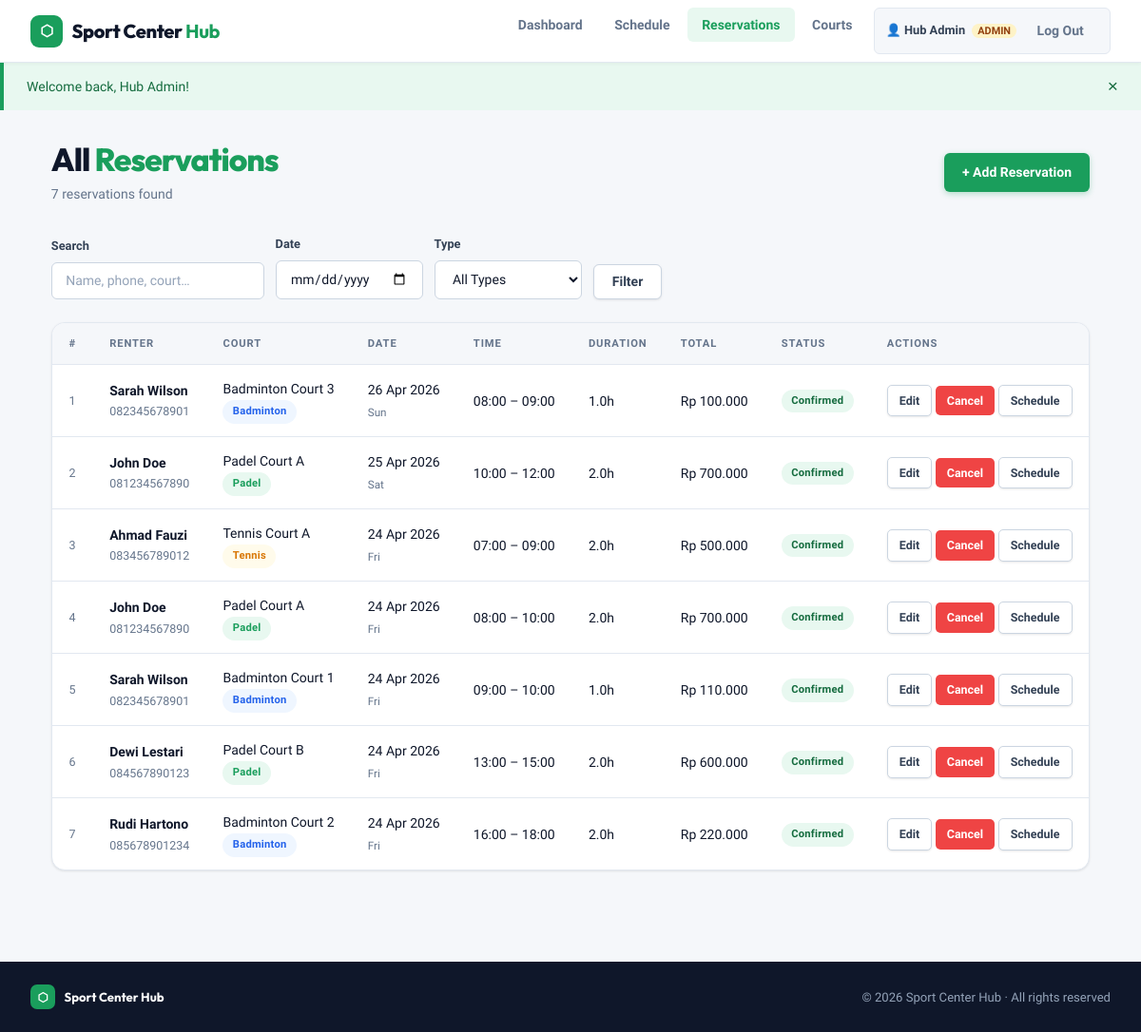
/reservations.php (signed in), run on the app's committed database.
### tables this page shows
CREATE TABLE IF NOT EXISTS reservations (
  id             INT AUTO_INCREMENT PRIMARY KEY,
  court_id       INT NOT NULL,
  user_id        INT NULL,
  renter_name    VARCHAR(150) NOT NULL,
  renter_phone   VARCHAR(20),
  booking_date   DATE NOT NULL,
  start_time     TIME NOT NULL,
  end_time       TIME NOT NULL,
  total_price    DECIMAL(12,2),
  status         ENUM('confirmed','cancelled') DEFAULT 'confirmed',
  notes          TEXT,
  created_at     TIMESTAMP DEFAULT CURRENT_TIMESTAMP,
  FOREIGN KEY (court_id) REFERENCES courts(id) ON DELETE CASCADE,
  FOREIGN KEY (user_id)  REFERENCES users(id) ON DELETE SET NULL,
  INDEX idx_court_date (court_id, booking_date)
);

CREATE TABLE IF NOT EXISTS courts (
  id             INT AUTO_INCREMENT PRIMARY KEY,
  name           VARCHAR(100) NOT NULL,
  type           ENUM('Padel','Badminton','Tennis') NOT NULL,
  price_per_hour DECIMAL(10,2) NOT NULL,
  description    TEXT,
  status         ENUM('active','inactive') DEFAULT 'active',
  created_at     TIMESTAMP DEFAULT CURRENT_TIMESTAMP
);

### reservations.php (the view, shortened to what this page needs)
<?php
$db     = getDB();
$action = $_GET['action'] ?? 'list';
$courts      = $db->query("SELECT * FROM courts WHERE status='active' ORDER BY type,name")->fetchAll();
$courtPrices = array_column($courts, 'price_per_hour', 'id');
$editRes = null;
$pre = [
    'court_id'    => (int)($_GET['court_id']    ?? ($editRes['court_id']    ?? 0)),
    'booking_date'=> $_GET['booking_date']       ?? ($editRes['booking_date'] ?? date('Y-m-d')),
    'start_time'  => $_GET['start_time']         ?? ($editRes['start_time']  ?? ''),
    'end_time'    => $_GET['end_time']            ?? ($editRes['end_time']    ?? ''),
    'renter_name' => $_POST['renter_name']        ?? ($editRes['renter_name'] ?? ''),
    'renter_phone'=> $_POST['renter_phone']       ?? ($editRes['renter_phone']?? ''),
    'notes'       => $_POST['notes']              ?? ($editRes['notes']       ?? ''),
];
$search     = trim($_GET['search']      ?? '');
$filterDate = trim($_GET['filter_date'] ?? '');
$listPage   = max(1,(int)($_GET['p'] ?? 1));
$perPage    = 15;
$offset     = ($listPage-1)*$perPage;
$where  = "WHERE r.status != 'deleted'";
$params = [];
$cntStmt = $db->prepare("SELECT COUNT(*) FROM reservations r JOIN courts c ON c.id=r.court_id $where");
$cntStmt->execute($params);
$totalRows  = (int)$cntStmt->fetchColumn();
$listStmt = $db->prepare("SELECT r.*,c.name AS court_name,c.type AS court_type,TIMESTAMPDIFF(MINUTE,r.start_time,r.end_time)/60 AS duration_hours FROM reservations r JOIN courts c ON c.id=r.court_id $where ORDER BY r.booking_date DESC,r.start_time ASC LIMIT $perPage OFFSET $offset");
$listStmt->execute($params);
$reservations = $listStmt->fetchAll();
$isForm     = in_array($action,['new','edit']);
include 'includes/header.php';
?>
<?php if ($isForm): ?>
<div class="page-header">
  <div>
    <h1><?= $editRes ? 'Edit <span>Reservation</span>' : 'Add <span>Reservation</span>' ?></h1>
    <p><?= $editRes ? 'Update the booking details below' : 'Create a new court booking' ?></p>
  </div>
  <a href="reservations.php" class="btn btn-secondary">← Back</a>
</div>
<?php if (!empty($errors)): ?>
  <div class="flash flash--error" style="margin-bottom:1.5rem;border-radius:var(--radius-sm);flex-direction:column;align-items:flex-start;gap:.3rem;">
    <?php foreach($errors as $e): ?><span>⚠ <?= htmlspecialchars($e) ?></span><?php endforeach; ?>
  </div>
<?php endif; ?>
<script id="court-prices-data" type="application/json"><?= json_encode($courtPrices) ?></script>
<div class="form-card">
  <form id="reservation-form" method="POST"
        action="reservations.php?action=<?= $editRes?'edit':'new' ?>"
        data-edit-id="<?= $editRes['id'] ?? '' ?>">
    <?php if ($editRes): ?><input type="hidden" name="edit_id" value="<?= $editRes['id'] ?>"><?php endif; ?>
    <div class="form-section-title">Renter Information</div>
    <div class="form-grid">
      <div class="form-group">
        <label for="renter_name">Full Name *</label>
        <input type="text" id="renter_name" name="renter_name"
               value="<?= htmlspecialchars($pre['renter_name']) ?>"
               placeholder="e.g. John Doe" required/>
      </div>
      <div class="form-group">
        <label for="renter_phone">Phone Number</label>
        <input type="tel" id="renter_phone" name="renter_phone"
               value="<?= htmlspecialchars($pre['renter_phone']) ?>"
               placeholder="08xxxxxxxxxx"/>
      </div>
    </div>
    <div class="form-section-title" style="margin-top:1.5rem;">Booking Details</div>
    <div class="form-grid">
      <div class="form-group">
        <label for="court_id">Court *</label>
        <select id="court_id" name="court_id" required>
          <option value="">— Select Court —</option>
          <?php foreach($courts as $c): ?>
          <option value="<?= $c['id'] ?>" data-price="<?= $c['price_per_hour'] ?>"
                  <?= $pre['court_id']==$c['id']?'selected':'' ?>>
            <?= htmlspecialchars($c['name']) ?> (<?= $c['type'] ?>) — Rp <?= number_format($c['price_per_hour'],0,',','.') ?>/hr
          </option>
          <?php endforeach; ?>
        </select>
      </div>
      <div class="form-group">
        <label for="booking_date">Date *</label>
        <input type="date" id="booking_date" name="booking_date"
               value="<?= htmlspecialchars($pre['booking_date']) ?>"
               min="<?= date('Y-m-d') ?>" required/>
      </div>
      <div class="form-group">
        <label for="start_time">Start Time *</label>
        <input type="time" id="start_time" name="start_time"
               value="<?= htmlspecialchars($pre['start_time']) ?>"
               min="06:00" max="22:00" step="1800" required/>
      </div>
      <div class="form-group">
        <label for="end_time">End Time *</label>
        <input type="time" id="end_time" name="end_time"
               value="<?= htmlspecialchars($pre['end_time']) ?>"
               min="06:00" max="23:00" step="1800" required/>
      </div>
      <div class="form-group full">
        <label>Availability Check</label>
        <div id="avail-status" class="idle">Fill in all fields above to check availability</div>
      </div>
      <div class="form-group full">
        <label>Estimated Price</label>
        <div class="price-preview">
          <span class="label">Total booking cost</span>
          <span class="value" id="price-val">Rp 0</span>
        </div>
      </div>
      <div class="form-group full">
        <label for="notes">Notes (optional)</label>
        <textarea id="notes" name="notes" placeholder="Special requests, member info, etc."><?= htmlspecialchars($pre['notes']) ?></textarea>
      </div>
    </div>
    <div style="display:flex;gap:.75rem;margin-top:1.75rem;flex-wrap:wrap;">
      <button type="submit" id="submit-btn" class="btn btn-primary btn-lg">
        <?= $editRes ? '💾 Save Changes' : '✓ Create Reservation' ?>
      </button>
      <a href="reservations.php" class="btn btn-secondary btn-lg">Cancel</a>
    </div>
  </form>
</div>
<?php else: ?>
<div class="page-header">
  <div>
    <h1>All <span>Reservations</span></h1>
    <p><?= $totalRows ?> reservation<?= $totalRows!=1?'s':'' ?> found</p>
  </div>
  <a href="reservations.php?action=new" class="btn btn-primary">+ Add Reservation</a>
</div>
<form method="GET" class="filter-bar">
  <div class="form-group">
    <label>Search</label>
    <input type="text" name="search" value="<?= htmlspecialchars($search) ?>" placeholder="Name, phone, court…"/>
  </div>
  <div class="form-group">
    <label>Date</label>
    <input type="date" name="filter_date" value="<?= htmlspecialchars($filterDate) ?>"/>
  </div>
  <div class="form-group">
    <label>Type</label>
    <select name="filter_type">
      <option value="">All Types</option>
    </select>
  </div>
  <button type="submit" class="btn btn-secondary" style="align-self:flex-end;">Filter</button>
</form>
<div class="table-card">
  <div class="table-wrapper">
    <?php if (empty($reservations)): ?>
      <div class="empty-state"><div class="icon">📭</div><p>No reservations found.</p></div>
    <?php else: ?>
    <table>
      <thead>
        <tr>
          <th>#</th><th>Renter</th><th>Court</th><th>Date</th>
          <th>Time</th><th>Duration</th><th>Total</th><th>Status</th><th>Actions</th>
        </tr>
      </thead>
      <tbody>
        <?php foreach ($reservations as $i => $r): ?>
        <tr>
          <td style="color:var(--text3);font-size:.78rem;"><?= $offset+$i+1 ?></td>
          <td>
            <div class="renter-name"><?= htmlspecialchars($r['renter_name']) ?></div>
            <?php if ($r['renter_phone']): ?>
              <div class="renter-phone"><?= htmlspecialchars($r['renter_phone']) ?></div>
            <?php endif; ?>
          </td>
          <td>
            <?= htmlspecialchars($r['court_name']) ?>
            <br><span class="badge badge-<?= strtolower($r['court_type']) ?>"><?= $r['court_type'] ?></span>
          </td>
          <td>
            <?= date('d M Y', strtotime($r['booking_date'])) ?>
            <br><small style="color:var(--text3);"><?= date('D', strtotime($r['booking_date'])) ?></small>
          </td>
          <td><?= substr($r['start_time'],0,5) ?> – <?= substr($r['end_time'],0,5) ?></td>
          <td><?= number_format($r['duration_hours'],1) ?>h</td>
          <td>Rp <?= number_format($r['total_price'],0,',','.') ?></td>
          <td><span class="badge badge-<?= $r['status'] ?>"><?= ucfirst($r['status']) ?></span></td>
          <td style="white-space:nowrap;">
            <?php if ($r['status']==='confirmed'): ?>
              <a href="reservations.php?action=edit&id=<?= $r['id'] ?>" class="btn btn-secondary btn-sm">Edit</a>
              <a href="reservations.php?action=cancel&id=<?= $r['id'] ?>" class="btn btn-danger btn-sm"
                 data-confirm="Cancel booking for <?= htmlspecialchars($r['renter_name']) ?>?">Cancel</a>
            <?php else: ?>
              <a href="reservations.php?action=delete&id=<?= $r['id'] ?>" class="btn btn-danger btn-sm"
                 data-confirm="Permanently delete this reservation?">Delete</a>
            <?php endif; ?>
            <a href="schedule.php?date=<?= $r['booking_date'] ?>" class="btn btn-secondary btn-sm">Schedule</a>
          </td>
        </tr>
        <?php endforeach; ?>
      </tbody>
    </table>
    <?php endif; ?>
  </div>
</div>
<?php endif; ?>
<?php include 'includes/footer.php'; ?>

### assets/style.css (style rules this page uses)
:root { --white: #ffffff; --bg: #f5f7fa; --bg2: #eef1f6; --surface: #ffffff; --border: #e2e8f0; --border2: #cbd5e1; --green: #1a9e5c; --green-light: #e8f8f0; --green-mid: #c8edda; --green-dark: #146b3e; --green-hover: #15874e; --blue: #2563eb; --blue-light: #eff6ff; --orange: #f59e0b; --orange-light:#fffbeb; --red: #ef4444; --red-light: #fef2f2; --purple: #7c3aed; --purple-light:#f5f3ff; --text: #0f172a; --text2: #334155; --text3: #64748b; --text4: #94a3b8; --padel: #1a9e5c; --padel-bg: #e8f8f0; --badminton: #2563eb; --badminton-bg:#eff6ff; --tennis: #d97706; --tennis-bg: #fffbeb; --radius-sm: 6px; --radius: 10px; --radius-lg: 14px; --radius-xl: 20px; --shadow-sm: 0 1px 3px rgba(0,0,0,.06),0 1px 2px rgba(0,0,0,.04); --shadow: 0 4px 12px rgba(0,0,0,.08),0 2px 4px rgba(0,0,0,.04); --shadow-lg: 0 10px 30px rgba(0,0,0,.1),0 4px 8px rgba(0,0,0,.05); --nav-h: 66px; --font-head: 'Outfit', sans-serif; --font-body: 'Plus Jakarta Sans', sans-serif; }
*,*::before,*::after { box-sizing:border-box;margin:0;padding:0; }
html { font-size:16px;scroll-behavior:smooth; }
body { background:var(--bg);color:var(--text);font-family:var(--font-body);min-height:100vh;line-height:1.6; }
a { color:var(--green);text-decoration:none; }
.page-header { margin-bottom:2rem;display:flex;align-items:center;justify-content:space-between;gap:1rem;flex-wrap:wrap; }
.page-header h1 { font-family:var(--font-head);font-size:clamp(1.6rem,3vw,2.1rem);font-weight:800;color:var(--text);letter-spacing:-.03em;line-height:1.2; }
.page-header h1 span { color:var(--green); }
.page-header p { color:var(--text3);font-size:.875rem;margin-top:.3rem; }
.btn { display:inline-flex;align-items:center;gap:.4rem;padding:.6rem 1.2rem;border-radius:var(--radius-sm);border:none;cursor:pointer;font-family:var(--font-body);font-size:.875rem;font-weight:600;transition:all .15s;text-decoration:none;white-space:nowrap; }
.btn-primary { background:var(--green);color:white;box-shadow:0 2px 6px rgba(26,158,92,.3); }
.btn-secondary { background:var(--white);color:var(--text2);border:1px solid var(--border2);box-shadow:var(--shadow-sm); }
.btn-danger { background:var(--red);color:white; }
.btn-sm { padding:.36rem .75rem;font-size:.78rem;border-radius:5px; }
.form-group { display:flex;flex-direction:column;gap:.4rem; }
label { font-size:.8rem;font-weight:700;color:var(--text2); }
input,select,textarea { background:var(--white);border:1px solid var(--border2);color:var(--text);border-radius:var(--radius-sm);padding:.65rem .9rem;font-size:.875rem;font-family:var(--font-body);transition:border-color .15s,box-shadow .15s;width:100%; }
input::placeholder { color:var(--text4); }
select option { background:white;color:var(--text); }
.table-card { background:var(--white);border:1px solid var(--border);border-radius:var(--radius-lg);overflow:hidden;box-shadow:var(--shadow-sm); }
.table-wrapper { overflow-x:auto; }
table { width:100%;border-collapse:collapse;font-size:.875rem; }
thead tr { background:var(--bg); }
th { padding:.8rem 1.1rem;text-align:left;font-size:.7rem;font-weight:700;letter-spacing:.08em;text-transform:uppercase;color:var(--text3);white-space:nowrap;border-bottom:1px solid var(--border); }
td { padding:.85rem 1.1rem;border-bottom:1px solid var(--border);vertical-align:middle; }
tbody tr:last-child td { border-bottom:none; }
.badge { display:inline-flex;align-items:center;padding:.22rem .65rem;border-radius:20px;font-size:.7rem;font-weight:700;letter-spacing:.02em; }
.badge-padel { background:var(--padel-bg);color:var(--padel); }
.badge-badminton { background:var(--badminton-bg);color:var(--badminton); }
.badge-tennis { background:var(--tennis-bg);color:var(--tennis); }
.badge-confirmed { background:var(--green-light);color:var(--green-dark); }
.filter-bar { display:flex;gap:.75rem;flex-wrap:wrap;margin-bottom:1.5rem;align-items:flex-end; }
.filter-bar .form-group { margin:0;min-width:155px; }
.renter-name { font-weight:700;color:var(--text); }
.renter-phone { font-size:.78rem;color:var(--text3);margin-top:1px; }
html { height: 100%; }
body { min-height: 100vh; display: flex; flex-direction: column; }

### data on the page
reservations: i "1", renter_name "Sarah Wilson", renter_phone "082345678901", court.name "Badminton Court 3", court.type "Badminton", booking_date "26 Apr 2026", booking_date "Sun", start_time "08:00", end_time "09:00", duration_hours "1.0", total_price "100.000", status "Confirmed"
reservations: i "2", renter_name "John Doe", renter_phone "081234567890", court.name "Padel Court A", court.type "Padel", booking_date "25 Apr 2026", booking_date "Sat", start_time "10:00", end_time "12:00", duration_hours "2.0", total_price "700.000", status "Confirmed"
reservations: i "3", renter_name "Ahmad Fauzi", renter_phone "083456789012", court.name "Tennis Court A", court.type "Tennis", booking_date "24 Apr 2026", booking_date "Fri", start_time "07:00", end_time "09:00", duration_hours "2.0", total_price "500.000", status "Confirmed"
reservations: i "4", renter_name "John Doe", renter_phone "081234567890", court.name "Padel Court A", court.type "Padel", booking_date "24 Apr 2026", booking_date "Fri", start_time "08:00", end_time "10:00", duration_hours "2.0", total_price "700.000", status "Confirmed"
reservations: i "5", renter_name "Sarah Wilson", renter_phone "082345678901", court.name "Badminton Court 1", court.type "Badminton", booking_date "24 Apr 2026", booking_date "Fri", start_time "09:00", end_time "10:00", duration_hours "1.0", total_price "110.000", status "Confirmed"
reservations: i "6", renter_name "Dewi Lestari", renter_phone "084567890123", court.name "Padel Court B", court.type "Padel", booking_date "24 Apr 2026", booking_date "Fri", start_time "13:00", end_time "15:00", duration_hours "2.0", total_price "600.000", status "Confirmed"
reservations: i "7", renter_name "Rudi Hartono", renter_phone "085678901234", court.name "Badminton Court 2", court.type "Badminton", booking_date "24 Apr 2026", booking_date "Fri", start_time "16:00", end_time "18:00", duration_hours "2.0", total_price "220.000", status "Confirmed"

### other printed values
$_u['name'] "Hub Admin"
$_SESSION['flash']['msg'] "Welcome back, Hub Admin!"
$totalRows "7"
